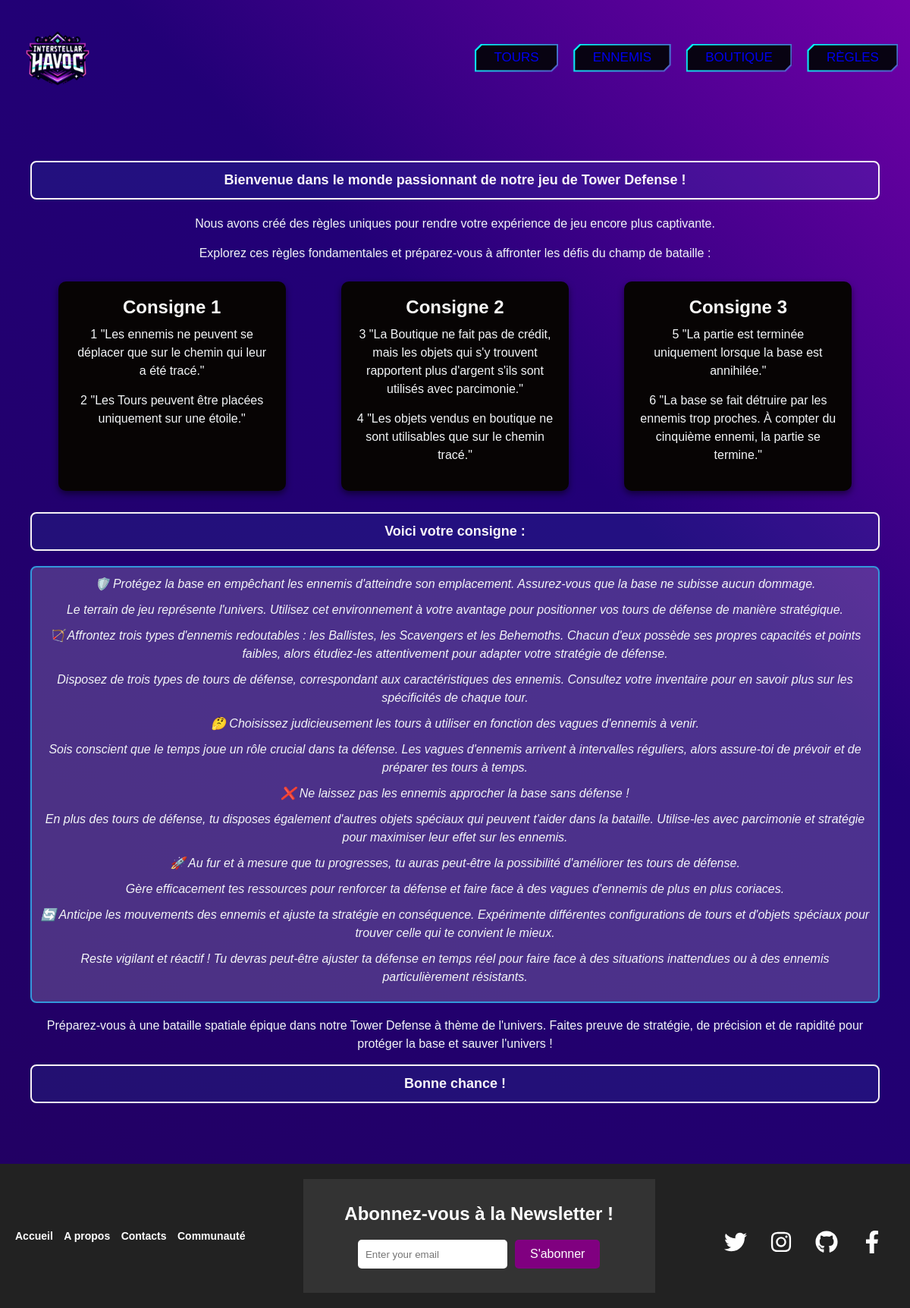
Page /index.php?module=regles&action=regles on the committed database.
### tables this page shows
CREATE TABLE `regles` (
  `ID` bigint(20) UNSIGNED NOT NULL,
  `description` varchar(512) NOT NULL,
  `categorie` int(11) NOT NULL
);

### index.php (called while the page is built, shortened)
<?php
    require_once 'composants/CompMenu/compMenu.php';
    require_once 'composants/CompMenu/compMenu.php';
    $menu = new CompMenu();
    require_once 'composants/CompFooter/composant_footer.php';
    $footer = new CompFooter();
    require_once 'template.php';
?>

### modules/mod_regles/mod_regles.php (called while the page is built)
<?php
require_once 'cont_regles.php';
class ModRegles{
    private $controleur;
    function __construct(){
        $this->controleur = new ContRegles();
    }
    public function exec() {
        $this->controleur->exec();
    }
}
?>

### site.php (called while the page is built, shortened)
<?php
class Site {
    public function __construct() {
        $this->module_name = isset($_GET['module']) ? $_GET['module'] : "debut";
        switch ($this->module_name) {
            case "regles":
                require_once "modules/mod_regles/mod_regles.php";
                break;
        }
    }
    public function exec_module() {
        $this->module = new $module_class();
        $this->module->exec();
    }
}

### modules/mod_regles/modele_regles.php (called while the page is built, shortened)
<?php
require_once 'Connexion.php';
class ModeleRegles extends Connexion {
    private $connexion;
    function __construct(){
        $this->connexion = new Connexion();
        $this->connexion->getBdd()->setAttribute(PDO::ATTR_ERRMODE, PDO::ERRMODE_EXCEPTION);
    }
    public function recupererRegles() {
        $regles = [];
        try {
            $requete = $this->connexion->getBdd()->prepare("SELECT * FROM regles");
            $requete->execute();
            $regles = $requete->fetchAll(PDO::FETCH_ASSOC);
        } catch (PDOException $e) {
            return null;
        }
        return $regles;
    }
}
?>

### Connexion.php (called while the page is built)
<?php
class Connexion {
    private static $bdd;
    public static function initConnexion(){
        $serveur = 'localhost';
        $utilisateur = 'root';
        $motDePasse = '';
        $baseDeDonnees = 'interstellarhavoc';
        try {
            self::$bdd = new PDO("mysql:host=$serveur;dbname=$baseDeDonnees", $utilisateur, $motDePasse);
        }catch (PDOException $e) {
            die("Erreur de connexion ! " . $e->getMessage());
        }
    }
    public function getBdd(){
        return self::$bdd;
    }
}
?>

### modules/mod_regles/vue_regles.php (the view, shortened to what this page needs)
<?php
class VueRegles extends VueGenerique {
    public function afficherRegles($regles) {
?>
        <link rel="stylesheet" href="css/styles_tours_ennemi_boutique.css">
        <div class="content-container">
            <p class="intro">Bienvenue dans le monde passionnant de notre jeu de Tower Defense !</p>
            <p>Nous avons créé des règles uniques pour rendre votre expérience de jeu encore plus captivante.</p>
            <p>Explorez ces règles fondamentales et préparez-vous à affronter les défis du champ de bataille :</p>
            <?php
                $reglesParCategorie = [];
                foreach ($regles as $regle) {
                    $reglesParCategorie[$regle['categorie']][] = $regle;
                }
            ?>
            <div class="card-container">
                <?php foreach ($reglesParCategorie as $categorie => $reglesDansCategorie): ?>
                    <div class="card-boutique">
                        <h2><?= htmlspecialchars("Consigne " . $categorie) ?></h2>
                        <div class="carte-details">
                            <?php foreach ($reglesDansCategorie as $regle): ?>
                                <p>
                                    <?= htmlspecialchars($regle['ID']) ?>&nbsp;<?= htmlspecialchars($regle['description']) ?>
                                </p>
                            <?php endforeach; ?>
                        </div>
                    </div>
                <?php endforeach; ?>
            </div>
            <br>
            <p class="intro">Voici votre consigne :</p>
            <div class="rules-container">
                <p>🛡️ Protégez la base en empêchant les ennemis d'atteindre son emplacement. Assurez-vous que la base ne subisse aucun dommage.</p>
                <p>Le terrain de jeu représente l'univers. Utilisez cet environnement à votre avantage pour positionner vos tours de défense de manière stratégique.</p>
                <p>🏹 Affrontez trois types d'ennemis redoutables : les Ballistes, les Scavengers et les Behemoths. Chacun d'eux possède ses propres capacités et points faibles, alors étudiez-les attentivement pour adapter votre stratégie de défense.</p>
                <p>Disposez de trois types de tours de défense, correspondant aux caractéristiques des ennemis. Consultez votre inventaire pour en savoir plus sur les spécificités de chaque tour.</p>
                <p>🤔 Choisissez judicieusement les tours à utiliser en fonction des vagues d'ennemis à venir.</p>
                <p>Sois conscient que le temps joue un rôle crucial dans ta défense. Les vagues d'ennemis arrivent à intervalles réguliers, alors assure-toi de prévoir et de préparer tes tours à temps.</p>
                <p>❌ Ne laissez pas les ennemis approcher la base sans défense !</p>
                <p>En plus des tours de défense, tu disposes également d'autres objets spéciaux qui peuvent t'aider dans la bataille. Utilise-les avec parcimonie et stratégie pour maximiser leur effet sur les ennemis.</p>
                <p>🚀 Au fur et à mesure que tu progresses, tu auras peut-être la possibilité d'améliorer tes tours de défense.</p>
                <p>Gère efficacement tes ressources pour renforcer ta défense et faire face à des vagues d'ennemis de plus en plus coriaces.</p>
                <p>🔄 Anticipe les mouvements des ennemis et ajuste ta stratégie en conséquence. Expérimente différentes configurations de tours et d'objets spéciaux pour trouver celle qui te convient le mieux.</p>
                <p>Reste vigilant et réactif ! Tu devras peut-être ajuster ta défense en temps réel pour faire face à des situations inattendues ou à des ennemis particulièrement résistants.</p>
            </div>
            <br>
            <p>Préparez-vous à une bataille spatiale épique dans notre Tower Defense à thème de l'univers. Faites preuve de stratégie, de précision et de rapidité pour protéger la base et sauver l'univers !</p>
            <p class="intro">Bonne chance !</p>
        </div>
<?php
    }
}
?>

### composants/CompMenu/vue_menu.php
<?php
class VueMenu {
    private $affichage;
    public function __construct() {
        $this->affichage = '<a href="?module=debut"><img src="images/logo.png" alt="logo" width = 100></a>';
        $this->affichage .= '<nav class="navbar">';
        $this->affichage .= '<div class="nav-links">';
        $this->affichage .= '<ul>';
        $this->affichage .= '<li><button class="btn"><a href="index.php?module=tours&action=tours">Tours</a></button></li>';
        $this->affichage .= '<li><button class="btn"><a href="index.php?module=ennemi&action=ennemi">Ennemis</a></button></li>';
        $this->affichage .= '<li><button class="btn"><a href="index.php?module=boutique&action=boutique">Boutique</a></button></li>';
        $this->affichage .= '<li><button class="btn"><a href="index.php?module=regles&action=regles">Règles</a></button></li>';
        if (isset($_SESSION['login'])) {
            $this->affichage .= '<li id="userMenu">';
                $this->affichage .= '<button class="btn"><a href="#">' . $_SESSION['login'] . '</a></button>';
            $this->affichage .= '<ul class="sub-menu">';
            $this->affichage .= '<li><button class="btn"><a href="index.php?module=profil&action=profil">Profil</a></button></li>';
            $this->affichage .= '<li><button class="btn"><a href="index.php?module=parametre&action=modifier">Paramètres</a></button></li>';
            $this->affichage .= '<li><button class="btn"><a href="index.php?module=connexion&action=deconnexion">Déconnexion</a></button></li>';
            $this->affichage .= '</ul>';
            $this->affichage .= '</li>';
        } else  {
            $this->affichage .= '<li>';
            $this->affichage .= '<button class="btn"><a href="index.php?module=connexion">Connexion</a></button>';
            $this->affichage .= '</li>';
        }
        $this->affichage .= '</ul>';
        $this->affichage .= '</div>';
        $this->affichage .= '</nav>';
    }
    public function getAffichage() {
        return $this->affichage;
    }
}
?>

### template.php (shortened to what this page needs)
<!DOCTYPE html>
<html>
<head>
    <link rel="stylesheet" type="text/css" href="css/style_accueil.css">
<head>
</head>
<body>
    <header>
        <?php echo $menu->exec(); ?>
    </header>
    <main>
        <?php
            require_once 'site.php';
            $site = new Site();
            $site->exec_module();
        ?>
    </main>
    <footer>
        <?php echo $footer->exec();?>
    </footer>
</body>
</html>

### composants/CompMenu/compMenu.php
<?php
require_once 'vue_menu.php';
class CompMenu {
    private $vue;
    public function __construct() {
        $this->vue = new VueMenu();
    }
    public function exec()  {
        echo $this->vue->getAffichage();
    }
}
?>

### modules/mod_regles/cont_regles.php
<?php
include('modele_regles.php');
include('vue_regles.php');
class ContRegles {
    private $vue;
    private $action;
    private $modele;
     function __construct() {
        $this->vue = new VueRegles();
        $this->modele = new ModeleRegles();
        $this->action = isset($_GET['action']) ? $_GET['action'] : 'regles';
    }
    public function exec() {
        switch ($this->action) {
            case 'regles':
                $regles = $this->modele->recupererRegles();
                $this->vue->afficherRegles($regles);
                break;
        }
    }
}
?>

### composants/CompFooter/composant_footer.php
<?php
require_once "composants/CompFooter/vue_footer.php";
class CompFooter  {
	private $vue;
	public function __construct() {
		$this->vue = new VueCompFooter();
	}
	public function exec () {
		echo $this->vue->getAffichage();
	}
}

### composants/CompFooter/vue_footer.php (shortened to what this page needs)
<?php
class VueCompFooter {
    public function getAffichage() {
?>
        <footer>
            <div class="container">
                <div class="footer-links">
                    <ul>
                        <li><a href="index.php?module=debut">Accueil</a></li>
                        <li><a href="index.php?module=aPropos&action=aPropos">A propos</a></li>
                        <li><a href="index.php?module=contacts&action=afficher_formulaire">Contacts</a></li>
                        <li><a href="#">Communauté</a></li>
                    </ul>
                </div>
                <div class="footer-newsletter">
                    <section class="newsletter">
                        <h2>Abonnez-vous à la Newsletter !</h2>
                        <form action="index.php?module=debut&action=souscrire" method="post">
                            <input type="email" name="email" placeholder="Enter your email" required>
                            <button type="submit">S'abonner</button>
                        </form>
                    </section>
                </div>
                <div class="footer-social">
                <div class="parent">
                  <div class="child child-1">
                    <button class="button btn-1">
                  </button>
                  </div>
                  <div class="child child-2">
                    <button class="button btn-2">
                  </button>
                  </div>
                  <div class="child child-3">
                    <button class="button btn-3">
                  </button>
                  </div>
                  <div class="child child-4">
                    <button class="button btn-4">
                  <svg xmlns="http://www.w3.org/2000/svg" height="1em" viewBox="0 0 320 512" fill="#4267B2"><path d="M279.14 288l14.22-92.66h-88.91v-60.13c0-25.35 12.42-50.06 52.24-50.06h40.42V6.26S260.43 0 225.36 0c-73.22 0-121.08 44.38-121.08 124.72v70.62H22.89V288h81.39v224h100.17V288z"></path></svg></button>
                  </div>
                  </div>
                </div>
            </div>
        </footer>
<?php
        $output = ob_get_clean();
        return $output;
    }
}
?>

### css/style_accueil.css (style rules this page uses)
body { height: 100%; font-family: 'Arial', sans-serif; background: linear-gradient(to right, #000000, #8A2BE2); background-size: cover; color: white; margin: 0; }
html, body { height: 100%; margin: 0; display: flex; flex-direction: column; }
main { flex: 1 0 auto; }
header { display: flex; position: relative; align-items: center; padding: 1em; z-index: 2; position: relative; }
nav { padding-left: 490px; }
nav ul { list-style: none; display: flex; align-items: center; }
nav ul li { margin-right: 20px; position: relative; }
nav ul li { position: relative; }
header img { display: block; margin: 10px; max-width: 110px; height: auto; }
header a { text-decoration: none; }
.btn { --border-color: linear-gradient(-45deg, #ffae00, #7e03aa, #00fffb); --border-width: .125em; --curve-size: .5em; --blur: 30px; --bg: #080312; --color: #afffff; color: var(--color); position: relative; isolation: isolate; display: inline-grid; place-content: center; padding: .5em 1.5em; font-size: 17px; border: 0; text-transform: uppercase; box-shadow: 10px 10px 20px rgba(0, 0, 0, .6); clip-path: polygon( 0% var(--curve-size), var(--curve-size) 0, 100% 0, 100% calc(100% - var(--curve-size)), calc(100% - var(--curve-size)) 100%, 0 100%); transition: color 250ms; }
.btn::after, .btn::before { content: ''; position: absolute; inset: 0; }
.btn::before { background: var(--border-color); background-size: 300% 300%; animation: move-bg7234 5s ease infinite; z-index: -2; }
.btn::after { background: var(--bg); z-index: -1; clip-path: polygon( var(--border-width) calc(var(--curve-size) + var(--border-width) * .5), calc(var(--curve-size) + var(--border-width) * .5) var(--border-width), calc(100% - var(--border-width)) var(--border-width), calc(100% - var(--border-width)) calc(100% - calc(var(--curve-size) + var(--border-width) * .5)), calc(100% - calc(var(--curve-size) + var(--border-width) * .5)) calc(100% - var(--border-width)), var(--border-width) calc(100% - var(--border-width))); transition: clip-path 500ms; }
* { margin: 0; padding: 0; box-sizing: border-box; }
main { margin: 20px; text-align: center; flex: 1; }
footer { color: #fff; text-align: center; padding: 10px 0; background-color: #222; position: relative; bottom: 0; width: 100%; z-index: 10; }
.container { display: flex; justify-content: space-between; align-items: center; max-width: 1200px; margin: 0 auto; padding: 0 20px; }
.footer-links ul, .footer-social ul { list-style: none; padding: 0; margin: 0; }
.footer-links ul li { display: inline; margin-right: 10px; }
.footer-links ul li:last-child { margin-right: 0; }
.footer-links a { text-decoration: none; color: #fff; font-weight: bold; font-size: 14px; }
.footer-social { margin-top: 20px; }
.footer-social .button { background: none; border: none; cursor: pointer; margin: 0 10px; }
.footer-social .button svg { fill: white; height: 30px; width: 30px; transition: fill 0.3s ease; }
.parent { width: 100%; height: 100%; display: flex; justify-content: center; align-items: center; }
.child { width: 50px; height: 50px; display: flex; justify-content: center; align-items: center; transform-style: preserve-3d; transition: all 0.5s ease-in-out; border-radius: 50%; margin: 0 5px; }
button { border: none; background-color: transparent; font-size: 20px; }
.footer-newsletter { flex-basis: 40%; background: #333; color: #fff; padding: 2em; text-align: center; width: 100%; }
.newsletter h2 { margin-bottom: 20px; }
.newsletter form { display: flex; justify-content: center; gap: 10px; }
.newsletter input[type="email"] { padding: 10px; border: none; border-radius: 5px; }
.newsletter button { padding: 10px 20px; border: none; border-radius: 5px; background-color: purple; color: white; cursor: pointer; }
button { position: relative; display: inline-block; cursor: pointer; outline: none; border: 0; vertical-align: middle; text-decoration: none; background: transparent; padding: 0; font-size: inherit; font-family: inherit; }

### rows in the picture
regles: ID "1", description "\"Les ennemis ne peuvent se déplacer que sur le chemin qui leur a été tracé.\""
regles: ID "2", description "\"Les Tours peuvent être placées uniquement sur une étoile.\""
regles: ID "3", description "\"La Boutique ne fait pas de crédit, mais les objets qui s'y trouvent rapportent plus d'argent s'ils sont utilisés avec parcimonie.\""
regles: ID "4", description "\"Les objets vendus en boutique ne sont utilisables que sur le chemin tracé.\""
regles: ID "5", description "\"La partie est terminée uniquement lorsque la base est annihilée.\""
regles: ID "6", description "\"La base se fait détruire par les ennemis trop proches. À compter du cinquième ennemi, la partie se termine.\""
